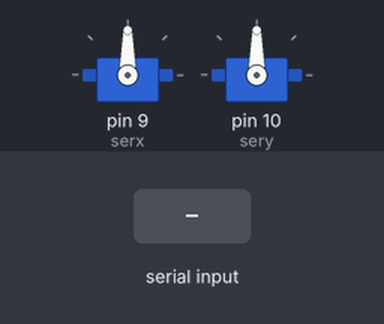
Bench run of a sketch on a simulated Arduino Uno, built with avr-gcc and run on an emulated ATmega328P. On the bench: 2 × servo. The inputs (shaded band) are chosen by the test bench.

Above: at 1.2 s.
1.3 s: "a" received over Serial
At 2.5 s:
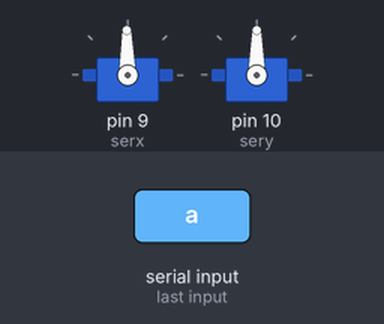
2.8 s: "s" received over Serial
At 3.6 s:
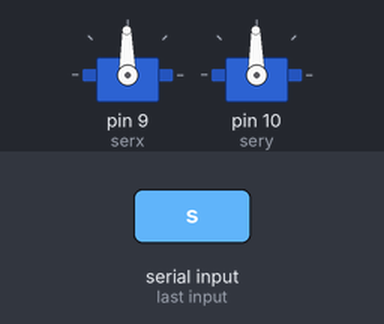
Timing chart, 0 to 5.8 s (numbered marks = the images above; inputs shaded):
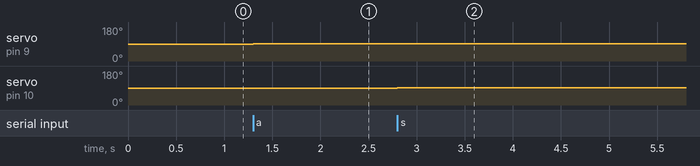

Measured:
- after the input at 1.3 s, servo on pin 9 (serx): 90° → 91° at once
- after the input at 2.8 s, servo on pin 10 (sery): 90° → 91° at once

The sketch:

Code_Arduino.ino
```cpp
#include<Servo.h> // include servo library
Servo serx; // create servo object to control a servo
Servo sery; // create servo object to control a servo
int poserx = 90;// initial position of servo x
int posery = 90;// initial position of servo y
int valx; // initial value of input for servo x
int valy; // initial value of input for servo y

void setup() {
  Serial.begin(9600); // Serial comm begin at 9600bps
  serx.attach(9);// serverx is connected at pin 9
  sery.attach(10);// servery is connected at pin 10
}

void loop() {
  // horizontal
  if (Serial.available()) // if serial value is available
  {
    valx = Serial.read();// then read the serial value
    if (valx == 'a') //if value input is equals to d
    {
      poserx += 1; //than position of servo motor increases by 1 ( anti clockwise)
      serx.write(poserx);// the servo will move according to position
      delay(15);//delay for the servo to get to the position
     }
    if (valx == 'd') //if value input is equals to a
    {
      poserx -= 1; //than position of servo motor decreases by 1 (clockwise)
      serx.write(poserx);// the servo will move according to position
      delay(15);//delay for the servo to get to the position
    }
   }
   {
  // vertical
  valy = Serial.read();// then read the serial value
    if (valy == 's') //if value input is equals to d
    {
      posery += 1; //than position of servo motor increases by 1 ( anti clockwise)
      sery.write(posery);// the servo will move according to position
      delay(15);//delay for the servo to get to the position
     }
    if (valy == 'w') //if value input is equals to a
    {
      posery -= 1; //than position of servo motor decreases by 1 (clockwise)
      sery.write(posery);// the servo will move according to position
      delay(15);//delay for the servo to get to the position
    }
  }
}
```
